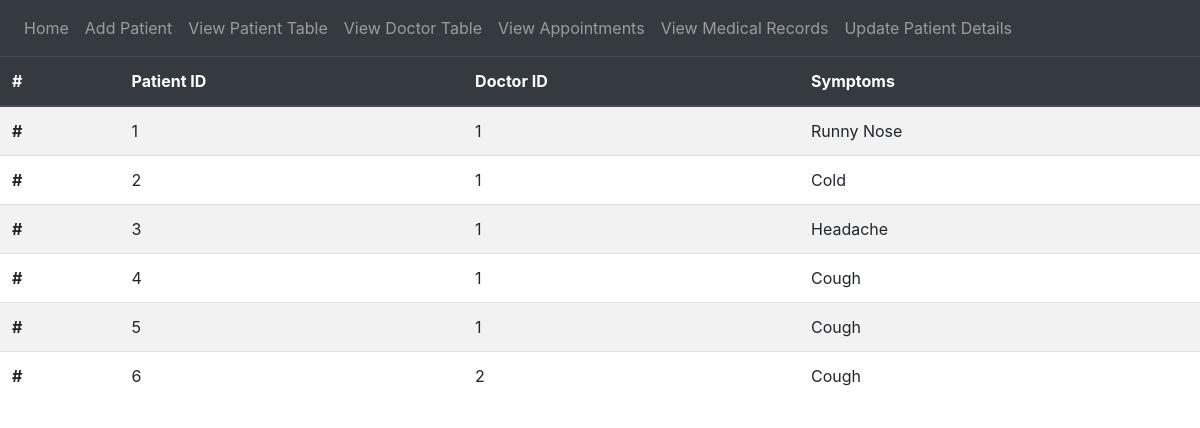
Screenshot of /appointmentTable with the database file from the repository.
### tables this page shows
CREATE TABLE PATIENTAPPOINTMENTS (
            PatID INTEGER,
            DocID INTEGER,
            Symptoms VARCHAR(255),
            FOREIGN KEY (PatID) references PATIENT(ID),
            FOREIGN KEY (DocID) references DOCTOR(ID),
            PRIMARY KEY (PatID, DocID)
        );

### website/views.py (the view)
@views.route('/appointmentTable')
def appointmentTable():
    conn = sql.connect("hospital.db")
    conn.row_factory = sql.Row
    cur = conn.cursor()
    cur.execute("""DROP VIEW IF EXISTS APPOINTMENT_VIEW""")
    pat_view = """CREATE VIEW APPOINTMENT_VIEW AS SELECT * FROM PATIENTAPPOINTMENTS;"""
    cur.execute(pat_view)
    cur.execute("Select * from APPOINTMENT_VIEW")
    rows = cur.fetchall()
    return render_template("appointmentTable.html", rows = rows)

### website/templates/appointmentTable.html (shortened to what this page needs)
{% extends "base.html" %}
{% block content %}
<table class="table table-striped">
    <thead class = "thead-dark">
        <tr>
            <th scope = "col">#</th>
            <th scope = "col">Patient ID</th>
            <th scope = "col">Doctor ID</th>
            <th scope = "col">Symptoms</th>
        </tr>
    </thead>
    <tbody>
    {% for row in rows %}
        <tr>
            <th scope = "row">#</th>
            <td>{{row['PatID']}}</td>
            <td>{{row['DocID']}}</td>
            <td>{{row['Symptoms']}}</td>
        </tr>
    {% endfor %}
    </tbody>
</table>
{% endblock %}

### rows the page displays
PATIENTAPPOINTMENTS: PatID "1", DocID "1", Symptoms "Runny Nose"
PATIENTAPPOINTMENTS: PatID "2", DocID "1", Symptoms "Cold"
PATIENTAPPOINTMENTS: PatID "3", DocID "1", Symptoms "Headache"
PATIENTAPPOINTMENTS: PatID "4", DocID "1", Symptoms "Cough"
PATIENTAPPOINTMENTS: PatID "5", DocID "1", Symptoms "Cough"
PATIENTAPPOINTMENTS: PatID "6", DocID "2", Symptoms "Cough"
